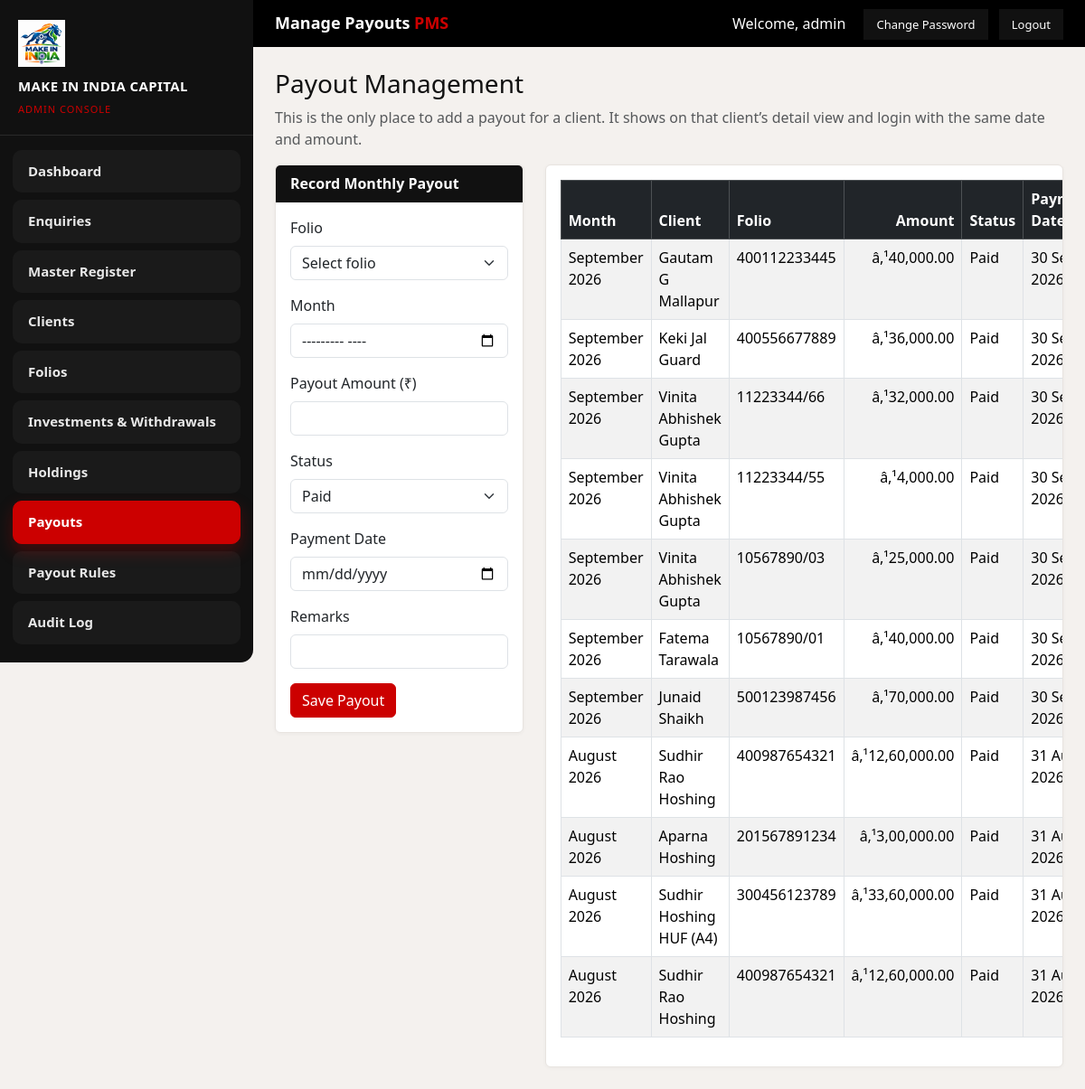
Screenshot of /admin_payouts.php (signed in) with the database file from the repository.
### tables this page shows
CREATE TABLE `pms_payouts` (
  `id` int(11) NOT NULL AUTO_INCREMENT,
  `client_id` int(11) NOT NULL,
  `folio_id` int(11) NOT NULL,
  `transaction_id` int(11) DEFAULT NULL,
  `payout_month` varchar(7) NOT NULL,
  `payout_amount` decimal(18,2) NOT NULL,
  `status` varchar(20) NOT NULL DEFAULT 'Paid',
  `payment_date` date DEFAULT NULL,
  `remarks` varchar(255) DEFAULT NULL,
  `created_at` datetime NOT NULL DEFAULT current_timestamp(),
  PRIMARY KEY (`id`),
  KEY `idx_pms_pay_client` (`client_id`),
  KEY `idx_pms_pay_folio` (`folio_id`)
);

CREATE TABLE `pms_clients` (
  `id` int(11) NOT NULL AUTO_INCREMENT,
  `name` varchar(150) NOT NULL,
  `email` varchar(150) NOT NULL,
  `mobile` varchar(20) NOT NULL,
  `login_password` varchar(100) NOT NULL DEFAULT 'Pms@1234',
  `must_change_password` tinyint(1) NOT NULL DEFAULT 1,
  `status` varchar(80) NOT NULL DEFAULT 'Active & Verified',
  `is_active` tinyint(1) NOT NULL DEFAULT 1,
  `created_at` datetime NOT NULL DEFAULT current_timestamp(),
  PRIMARY KEY (`id`),
  UNIQUE KEY `unique_pms_client_email` (`email`),
  UNIQUE KEY `unique_pms_client_mobile` (`mobile`)
);

CREATE TABLE `pms_folios` (
  `id` int(11) NOT NULL AUTO_INCREMENT,
  `client_id` int(11) NOT NULL,
  `folio_number` varchar(50) NOT NULL,
  `account_name` varchar(150) NOT NULL,
  `account_type` varchar(80) NOT NULL DEFAULT 'Individual',
  `status` varchar(50) NOT NULL DEFAULT 'Active',
  `investment_start_date` date DEFAULT NULL,
  `performance_remark` text DEFAULT NULL,
  `created_at` datetime NOT NULL DEFAULT current_timestamp(),
  PRIMARY KEY (`id`),
  UNIQUE KEY `unique_pms_folio_number` (`folio_number`),
  KEY `idx_pms_folio_client` (`client_id`)
);

### includes/pms_init.php (called while the page is built, shortened)
<?php
function pms_inr($amount)
{
    $amount = (float) $amount;
    $negative = $amount < 0;
    $amount = abs($amount);
    $formatted = number_format($amount, 2, '.', '');
    $parts = explode('.', $formatted);
    $int = $parts[0];
    $dec = isset($parts[1]) ? $parts[1] : '00';
    $last3 = substr($int, -3);
    $rest = substr($int, 0, -3);
    if ($rest !== '') {
        $rest = preg_replace('/\B(?=(\d{2})+(?!\d))/', ',', $rest);
        $int = $rest . ',' . $last3;
    }
    return ($negative ? '-' : '') . 'â‚¹' . $int . '.' . $dec;
}
function pms_h($value)
{
    return htmlspecialchars((string) $value, ENT_QUOTES, 'UTF-8');
}
function pms_date($date)
{
    $ts = strtotime($date);
    return $ts ? date('d M Y', $ts) : 'â€”';
}
function pms_month_label($ym)
{
    $dt = DateTime::createFromFormat('Y-m', $ym);
    return $dt ? $dt->format('F Y') : $ym;
}

### admin_payouts.php (the view, shortened to what this page needs)
<?php
require_once __DIR__ . '/includes/pms_init.php';
$edit = null;
$payouts = array();
$result = $mysqli->query('SELECT p.*, c.name AS client_name, f.folio_number
    FROM pms_payouts p
    INNER JOIN pms_clients c ON c.id = p.client_id
    INNER JOIN pms_folios f ON f.id = p.folio_id
    ORDER BY p.payout_month DESC, p.id DESC');
if ($result) {
    while ($row = $result->fetch_assoc()) {
        $payouts[] = $row;
    }
}
require __DIR__ . '/includes/pms_admin_header.php';
?>
<h3>Payout Management</h3>
<p class="text-muted">This is the only place to add a payout for a client. It shows on that client’s detail view and login with the same date and amount.</p>
<div class="row">
    <div class="col-lg-4">
        <div class="card mb-4">
            <div class="card-header"><?= $edit ? 'Edit Payout' : 'Record Monthly Payout' ?></div>
            <div class="card-body">
                <form method="POST">
                    <div class="mb-3">
                        <label class="form-label">Folio</label>
                        <select class="form-select" name="folio_id" required>
                            <option value="">Select folio</option>
                        </select>
                    </div>
                    <div class="mb-3">
                        <label class="form-label">Month</label>
                        <input class="form-control" type="month" name="payout_month" required value="<?= $edit ? pms_h($edit['payout_month']) : '' ?>">
                    </div>
                    <div class="mb-3">
                        <label class="form-label">Payout Amount (₹)</label>
                        <input class="form-control" type="number" step="0.01" min="0" name="payout_amount" required value="<?= $edit ? pms_h($edit['payout_amount']) : '' ?>">
                    </div>
                    <div class="mb-3">
                        <label class="form-label">Status</label>
                        <select class="form-select" name="status">
                            <option value="Paid" <?= $edit && $edit['status'] === 'Paid' ? 'selected' : '' ?>>Paid</option>
                        </select>
                    </div>
                    <div class="mb-3">
                        <label class="form-label">Payment Date</label>
                        <input class="form-control" type="date" name="payment_date" value="<?= $edit ? pms_h($edit['payment_date']) : '' ?>">
                    </div>
                    <div class="mb-3">
                        <label class="form-label">Remarks</label>
                        <input class="form-control" name="remarks" value="<?= $edit ? pms_h($edit['remarks']) : '' ?>">
                    </div>
                    <button class="btn btn-primary"><?= $edit ? 'Update Payout' : 'Save Payout' ?></button>
                </form>
            </div>
        </div>
    </div>
    <div class="col-lg-8">
        <div class="card">
            <div class="card-body table-responsive">
                <table class="table table-bordered table-striped">
                    <thead class="table-dark">
                        <tr>
                            <th>Month</th>
                            <th>Client</th>
                            <th>Folio</th>
                            <th class="text-end">Amount</th>
                            <th>Status</th>
                            <th>Payment Date</th>
                        </tr>
                    </thead>
                    <tbody>
                    <?php foreach ($payouts as $row): ?>
                        <tr>
                            <td><?= pms_h(pms_month_label($row['payout_month'])) ?></td>
                            <td><?= pms_h($row['client_name']) ?></td>
                            <td><?= pms_h($row['folio_number']) ?></td>
                            <td class="text-end"><?= pms_h(pms_inr($row['payout_amount'])) ?></td>
                            <td><?= pms_h($row['status']) ?></td>
                            <td><?= pms_h(pms_date($row['payment_date'])) ?></td>
                        </tr>
                    <?php endforeach; ?>
                    </tbody>
                </table>
            </div>
        </div>
    </div>
</div>
<?php require __DIR__ . '/includes/pms_admin_footer.php'; ?>

### admin.css (style rules this page uses)
body.pms-admin { margin: 0; background: #f4f1ee; color: #111; font-family: 'Segoe UI', Tahoma, sans-serif; }
.pms-admin .card { border: 1px solid #e8e4e0; box-shadow: 0 1px 4px rgba(0, 0, 0, 0.04); }
.pms-admin .card-header { background: #111; color: #fff; font-weight: 600; }
.pms-admin .table thead { background: #111; color: #fff; }
.pms-admin .btn-primary { background: #CC0000; border-color: #CC0000; }

### rows the page displays
pms_payouts: payout_month "September 2026", pms_clients.name "Gautam G Mallapur", pms_folios.folio_number "400112233445", payout_amount "â‚¹40,000.00", status "Paid", payment_date "30…"
pms_payouts: payout_month "September 2026", pms_clients.name "Keki Jal Guard", pms_folios.folio_number "400556677889", payout_amount "â‚¹36,000.00", status "Paid", payment_date "30…"
pms_payouts: payout_month "September 2026", pms_clients.name "Vinita Abhishek Gupta", pms_folios.folio_number "11223344/66", payout_amount "â‚¹32,000.00", status "Paid", payment_date "30…"
pms_payouts: payout_month "September 2026", pms_clients.name "Vinita Abhishek Gupta", pms_folios.folio_number "11223344/55", payout_amount "â‚¹4,000.00", status "Paid", payment_date "30…"
pms_payouts: payout_month "September 2026", pms_clients.name "Vinita Abhishek Gupta", pms_folios.folio_number "10567890/03", payout_amount "â‚¹25,000.00", status "Paid", payment_date "30…"
pms_payouts: payout_month "September 2026", pms_clients.name "Fatema Tarawala", pms_folios.folio_number "10567890/01", payout_amount "â‚¹40,000.00", status "Paid", payment_date "30…"
pms_payouts: payout_month "September 2026", pms_clients.name "Junaid Shaikh", pms_folios.folio_number "500123987456", payout_amount "â‚¹70,000.00", status "Paid", payment_date "30…"
pms_payouts: payout_month "August 2026", pms_clients.name "Sudhir Rao Hoshing", pms_folios.folio_number "400987654321", payout_amount "â‚¹12,60,000.00", status "Paid", payment_date "31…"
pms_payouts: payout_month "August 2026", pms_clients.name "Aparna Hoshing", pms_folios.folio_number "201567891234", payout_amount "â‚¹3,00,000.00", status "Paid", payment_date "31…"
pms_payouts: payout_month "August 2026", pms_clients.name "Sudhir Hoshing HUF (A4)", pms_folios.folio_number "300456123789", payout_amount "â‚¹33,60,000.00", status "Paid", payment_date "31…"
pms_payouts: payout_month "August 2026", pms_clients.name "Sudhir Rao Hoshing", pms_folios.folio_number "400987654321", payout_amount "â‚¹12,60,000.00", status "Paid", payment_date "31…"

### other values shown
pms_h($label) "Dashboard"
pms_h($label) "Enquiries"
pms_h($label) "Master Register"
pms_h($label) "Clients"
pms_h($label) "Folios"
pms_h($label) "Investments & Withdrawals"
pms_h($label) "Holdings"
pms_h($label) "Payouts"
pms_h($label) "Payout Rules"
pms_h($label) "Audit Log"
pms_h($pms_admin_title) "Manage Payouts"
pms_h($pmsAdminUser) "admin"
